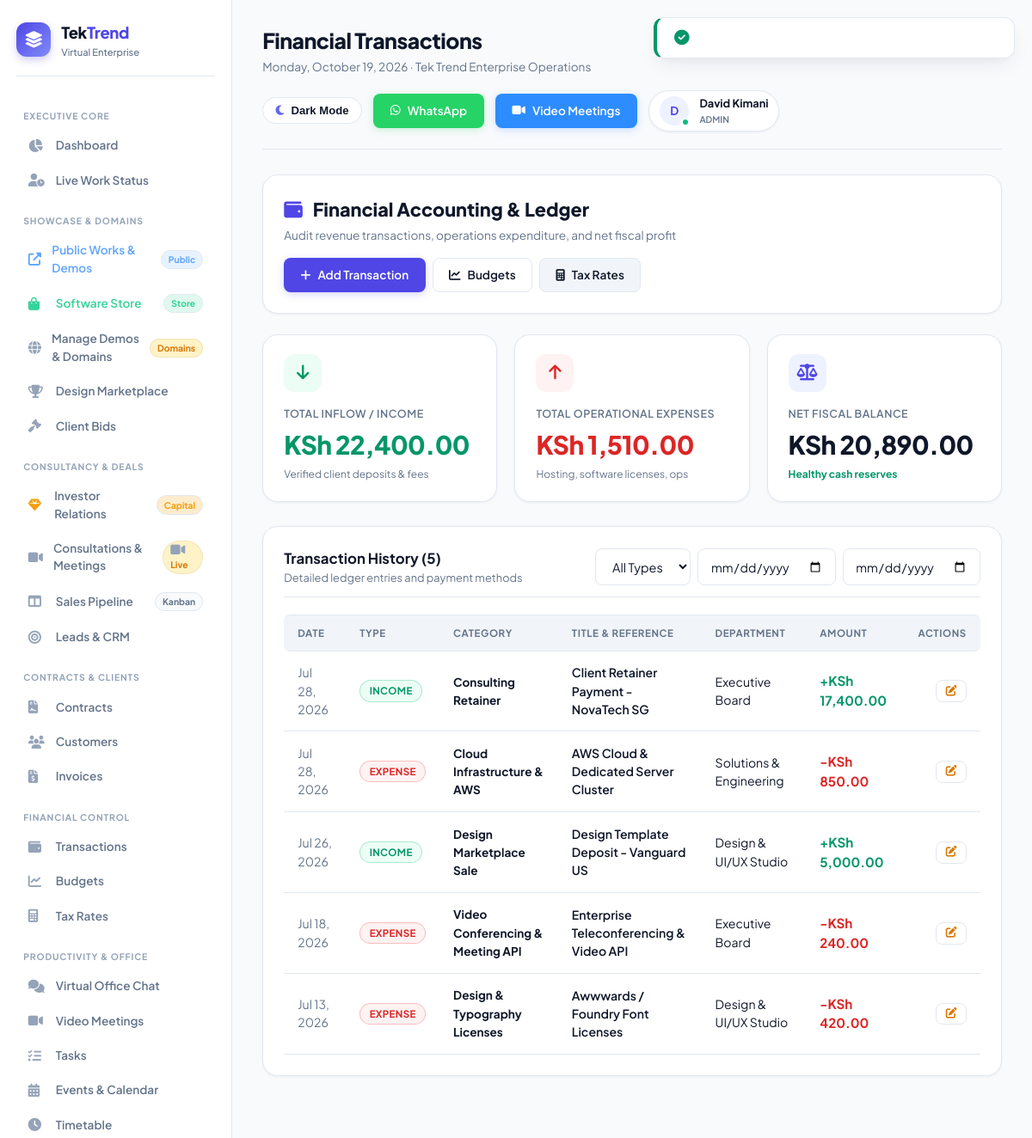
The app's page /finances (signed in) with its own data.
### tables this page shows
CREATE TABLE `finance_transactions` (
    `id` INT UNSIGNED NOT NULL AUTO_INCREMENT,
    `type` ENUM('income','expense','transfer','adjustment') NOT NULL,
    `category` VARCHAR(100) DEFAULT NULL,
    `department_id` INT UNSIGNED DEFAULT NULL,
    `customer_id` INT UNSIGNED DEFAULT NULL,
    `invoice_id` INT UNSIGNED DEFAULT NULL,
    `title` VARCHAR(255) NOT NULL,
    `description` TEXT,
    `amount` DECIMAL(12,2) NOT NULL,
    `tax_amount` DECIMAL(12,2) DEFAULT 0.00,
    `tax_rate_id` INT UNSIGNED DEFAULT NULL,
    `payment_method` ENUM('cash','bank','card','mobile','other') DEFAULT 'bank',
    `reference` VARCHAR(100) DEFAULT NULL,
    `transaction_date` DATE NOT NULL,
    `created_by` INT UNSIGNED DEFAULT NULL,
    `created_at` TIMESTAMP DEFAULT CURRENT_TIMESTAMP,
    `updated_at` TIMESTAMP DEFAULT CURRENT_TIMESTAMP ON UPDATE CURRENT_TIMESTAMP,
    PRIMARY KEY (`id`),
    KEY `type` (`type`),
    KEY `category` (`category`),
    KEY `department_id` (`department_id`),
    KEY `transaction_date` (`transaction_date`)
);

CREATE TABLE `departments` (
    `id` INT UNSIGNED NOT NULL AUTO_INCREMENT,
    `name` VARCHAR(100) NOT NULL,
    `slug` VARCHAR(100) NOT NULL,
    `description` TEXT,
    `head_id` INT UNSIGNED DEFAULT NULL,
    `color` VARCHAR(7) DEFAULT '#3b82f6',
    `status` ENUM('active','inactive') DEFAULT 'active',
    `created_at` TIMESTAMP DEFAULT CURRENT_TIMESTAMP,
    `updated_at` TIMESTAMP DEFAULT CURRENT_TIMESTAMP ON UPDATE CURRENT_TIMESTAMP,
    PRIMARY KEY (`id`),
    UNIQUE KEY `slug` (`slug`),
    KEY `head_id` (`head_id`)
);

### app/views/finances/index.php (the view, shortened to what the rows shown need)
<div class="card mb-4">
    <div style="display: flex; justify-content: space-between; align-items: center; flex-wrap: wrap; gap: 1rem;">
        <div>
            <h2 style="font-size: 1.35rem; font-weight: 800; color: var(--text-main); margin-bottom: 0.25rem;">
                <i class="fas fa-wallet" style="color: var(--primary); margin-right: 0.5rem;"></i> Financial Accounting & Ledger
            </h2>
            <p style="color: var(--text-muted); font-size: 0.85rem;">Audit revenue transactions, operations expenditure, and net fiscal profit</p>
        </div>
        <div style="display: flex; gap: 0.5rem; flex-wrap: wrap;">
            <a href="<?= eurl('/finances/create') ?>" class="btn btn-primary">
                <i class="fas fa-plus"></i> Add Transaction
            </a>
            <a href="<?= eurl('/budgets') ?>" class="btn btn-outline">
                <i class="fas fa-chart-line"></i> Budgets
            </a>
            <a href="<?= eurl('/taxes') ?>" class="btn btn-secondary">
                <i class="fas fa-calculator"></i> Tax Rates
            </a>
        </div>
    </div>
</div>
<div class="stats-grid">
    <div class="stat-card">
        <div class="stat-icon" style="background: var(--success-light); color: var(--success);">
            <i class="fas fa-arrow-down"></i>
        </div>
        <div class="label">Total Inflow / Income</div>
        <div class="value" style="color: var(--success);"><?= formatCurrency($income) ?></div>
        <div class="footer-text" style="color: var(--text-muted);">Verified client deposits & fees</div>
    </div>
    <div class="stat-card">
        <div class="stat-icon" style="background: var(--danger-light); color: var(--danger);">
            <i class="fas fa-arrow-up"></i>
        </div>
        <div class="label">Total Operational Expenses</div>
        <div class="value" style="color: var(--danger);"><?= formatCurrency($expenses) ?></div>
        <div class="footer-text" style="color: var(--text-muted);">Hosting, software licenses, ops</div>
    </div>
    <div class="stat-card">
        <div class="stat-icon" style="background: var(--primary-light); color: var(--primary);">
            <i class="fas fa-scale-balanced"></i>
        </div>
        <div class="label">Net Fiscal Balance</div>
        <div class="value" style="color: var(--text-main);"><?= formatCurrency($net) ?></div>
        <div class="footer-text" style="color: var(--success); font-weight: 700;">Healthy cash reserves</div>
    </div>
</div>
<div class="card">
    <div class="card-header">
        <div>
            <h3 class="card-title">Transaction History (<?= count($transactions) ?>)</h3>
            <p class="card-subtitle">Detailed ledger entries and payment methods</p>
        </div>
        <form method="GET" action="<?= eurl('/finances') ?>" style="display: flex; gap: 0.5rem; flex-wrap: wrap;">
            <select name="type" onchange="this.form.submit()" class="form-control" style="width: auto;">
                <option value="">All Types</option>
            </select>
            <input type="date" name="date_from" value="<?= sanitize($dateFrom ?? '') ?>" onchange="this.form.submit()" class="form-control" style="width: auto;">
            <input type="date" name="date_to" value="<?= sanitize($dateTo ?? '') ?>" onchange="this.form.submit()" class="form-control" style="width: auto;">
        </form>
    </div>
    <div class="table-responsive">
        <table class="table">
            <thead>
                <tr>
                    <th>Date</th>
                    <th>Type</th>
                    <th>Category</th>
                    <th>Title & Reference</th>
                    <th>Department</th>
                    <th>Amount</th>
                    <th style="text-align: right;">Actions</th>
                </tr>
            </thead>
            <tbody>
                <?php if (empty($transactions)): ?>
                    <tr>
                        <td colspan="7" style="text-align: center; padding: 2rem; color: var(--text-muted);">
                            No transactions recorded matching the selected timeframe.
                        </td>
                    </tr>
                <?php else: ?>
                    <?php foreach ($transactions as $t): ?>
                        <tr>
                            <td style="color: var(--text-muted);"><?= formatDate($t['transaction_date']) ?></td>
                            <td>
                                <span class="badge <?= $t['type'] === 'income' ? 'active' : 'inactive' ?>">
                                    <?= ucfirst(sanitize($t['type'])) ?>
                                </span>
                            </td>
                            <td><strong style="color: var(--text-main); font-size: 0.85rem;"><?= sanitize($t['category'] ?? 'General') ?></strong></td>
                            <td>
                                <div style="color: var(--text-main); font-weight: 600;"><?= sanitize($t['title']) ?></div>
                            </td>
                            <td><span style="color: var(--text-main);"><?= sanitize($t['department_name'] ?? 'Corporate') ?></span></td>
                            <td>
                                <strong style="color: <?= $t['type'] === 'income' ? 'var(--success)' : 'var(--danger)' ?>; font-size: 0.95rem;">
                                    <?= $t['type'] === 'income' ? '+' : '-' ?><?= formatCurrency($t['amount']) ?>
                                </strong>
                            </td>
                            <td style="text-align: right;">
                                <a href="<?= eurl('/finances/' . $t['id'] . '/edit') ?>" class="btn btn-outline" style="padding: 0.35rem 0.65rem; font-size: 0.8rem;" title="Edit">
                                    <i class="fas fa-edit" style="color: var(--accent);"></i>
                                </a>
                            </td>
                        </tr>
                    <?php endforeach; ?>
                <?php endif; ?>
            </tbody>
        </table>
    </div>
</div>

### app/core/Router.php (shortened to what the rows shown need)
<?php
class Router {
    private $routes = [];
    private function addRoute($method, $path, $handler, $middleware = []) {
        $this->routes[] = [
            'method'      => $method,
            'path'        => $path,
            'handler'     => $handler,
            'middleware'  => $middleware
        ];
    }
    public function dispatch() {
        $method = $_SERVER['REQUEST_METHOD'];
        $requestPath = parse_url($_SERVER['REQUEST_URI'], PHP_URL_PATH);
        $requestPath = '/' . ltrim($requestPath, '/');
        foreach ($this->routes as $route) {
            if ($route['method'] !== 'ANY' && $route['method'] !== $method) {
                continue;
            }
            $pattern = preg_replace('#\{[^}]+\}#', '([^/]+)', $route['path']);
            $pattern = '#^' . $pattern . '$#';
            if (preg_match($pattern, $requestPath, $matches)) {
                $params = [];
                $this->executeHandler($route['handler'], $params);
                return;
            }
        }
    }
    private function executeHandler($handler, $params = []) {
        if (is_string($handler)) {
            $parts = explode('@', $handler);
            if (count($parts) === 2) {
                $controllerName = $parts[0];
                $methodName = $parts[1];
                if (class_exists($controllerName)) {
                    $controller = new $controllerName();
                    if (method_exists($controller, $methodName)) {
                        call_user_func_array([$controller, $methodName], $params);
                        return;
                    }
                }
            }
        }
    }
}

### records on screen
finance_transactions: transaction_date "Jul 28, 2026", type "INCOME", category "Consulting Retainer", title "Client Retainer Payment - NovaTech SG", department.name "Executive Board", amount "KSh 17,400.00"
finance_transactions: transaction_date "Jul 28, 2026", type "EXPENSE", category "Cloud Infrastructure & AWS", title "AWS Cloud & Dedicated Server Cluster", department.name "Solutions & Engineering", amount "KSh 850.00"
finance_transactions: transaction_date "Jul 26, 2026", type "INCOME", category "Design Marketplace Sale", title "Design Template Deposit - Vanguard US", department.name "Design & UI/UX Studio", amount "KSh 5,000.00"
finance_transactions: transaction_date "Jul 18, 2026", type "EXPENSE", category "Video Conferencing & Meeting API", title "Enterprise Teleconferencing & Video API", department.name "Executive Board", amount "KSh 240.00"
finance_transactions: transaction_date "Jul 13, 2026", type "EXPENSE", category "Design & Typography Licenses", title "Awwwards / Foundry Font Licenses", department.name "Design & UI/UX Studio", amount "KSh 420.00"

### other values on screen
formatCurrency($income) "KSh 22,400.00"
formatCurrency($expenses) "KSh 1,510.00"
count($transactions) "5"
